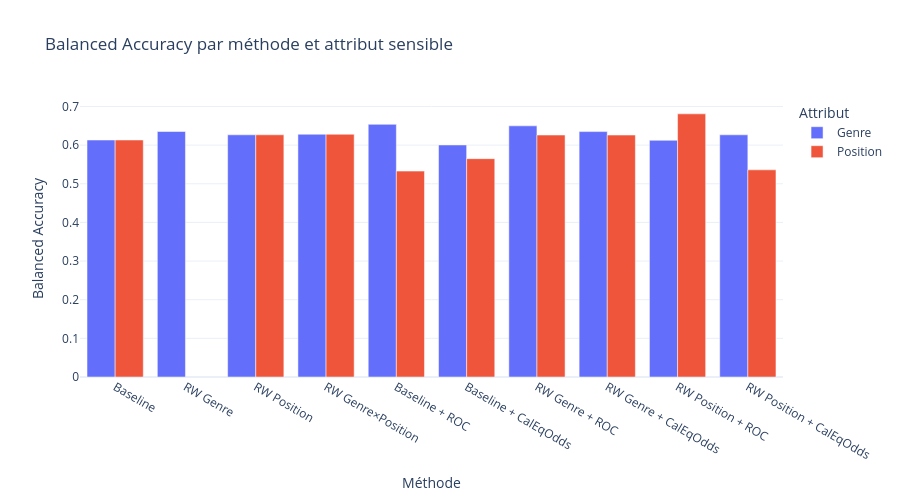
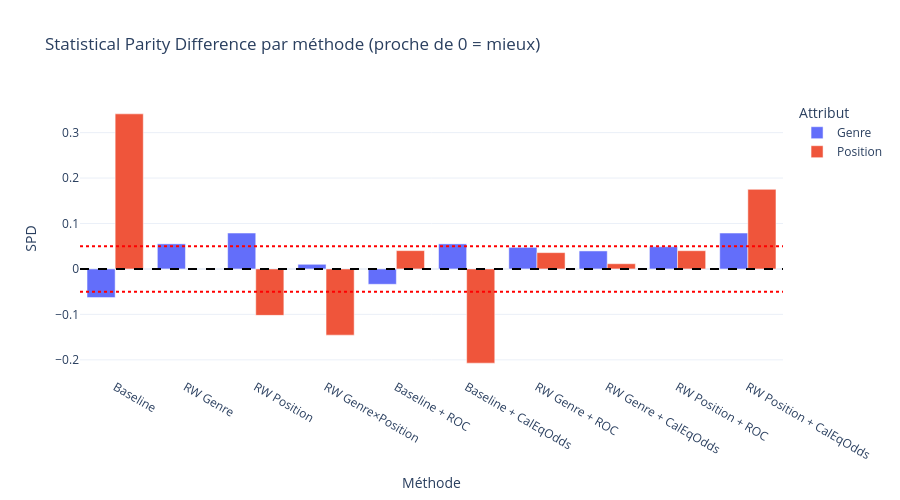
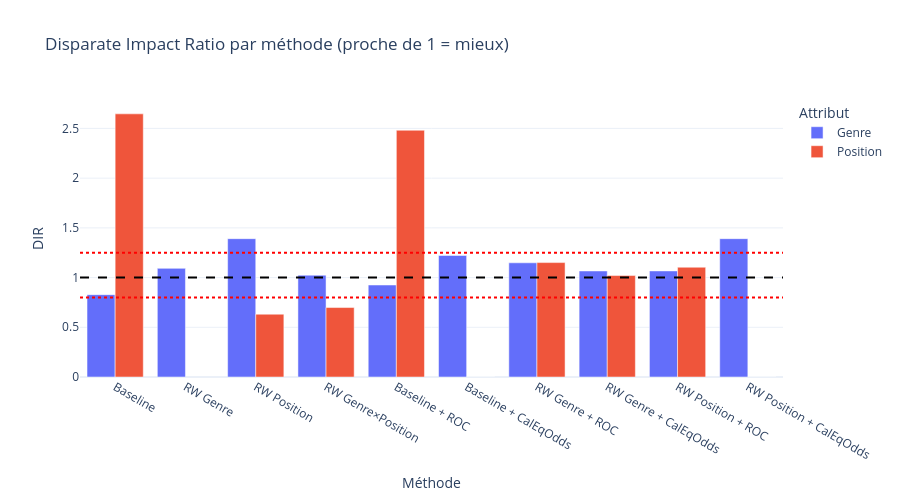

Notebook source saved alongside these figures, in order:
### Code cell
# === Visualisation comparative multi-attributs ===
if 'df_compare' not in globals():
    raise RuntimeError("df_compare absent. Exécuter d'abord la cellule 40 (tableau global).")

df_plot = df_compare.copy()

fig1 = px.bar(
    df_plot,
    x='method', y='balanced_accuracy_score',
    color='attr', barmode='group',
    title="Balanced Accuracy par méthode et attribut sensible",
    labels={'balanced_accuracy_score': 'Balanced Accuracy', 'method': 'Méthode', 'attr': 'Attribut'}
)
fig1.update_layout(height=500, template='plotly_white')
fig1.show()

fig2 = px.bar(
    df_plot,
    x='method', y='statistical_parity_difference',
    color='attr', barmode='group',
    title="Statistical Parity Difference par méthode (proche de 0 = mieux)",
    labels={'statistical_parity_difference': 'SPD', 'method': 'Méthode', 'attr': 'Attribut'}
)
fig2.add_hline(y=0, line_dash='dash', line_color='black')
fig2.add_hline(y=0.05, line_dash='dot', line_color='red')
fig2.add_hline(y=-0.05, line_dash='dot', line_color='red')
fig2.update_layout(height=500, template='plotly_white')
fig2.show()

fig3 = px.bar(
    df_plot,
    x='method', y='disparate_impact_ratio',
    color='attr', barmode='group',
    title="Disparate Impact Ratio par méthode (proche de 1 = mieux)",
    labels={'disparate_impact_ratio': 'DIR', 'method': 'Méthode', 'attr': 'Attribut'}
)
fig3.add_hline(y=1.0, line_dash='dash', line_color='black')
fig3.add_hline(y=1.25, line_dash='dot', line_color='red')
fig3.add_hline(y=0.8, line_dash='dot', line_color='red')
fig3.update_layout(height=500, template='plotly_white')
fig3.show()

### Figure 1 — Plotly figure (JSON) as saved in the notebook; plotly's stock layout.template omitted (floating-point values rounded to 4 significant figures)
{"data": [{"alignmentgroup": "True", "hovertemplate": "Attribut=Genre<br>Méthode=%{x}<br>Balanced Accuracy=%{y}<extra></extra>", "legendgroup": "Genre", "marker": {"color": "#636efa", "pattern": {"shape": ""}}, "name": "Genre", "offsetgroup": "Genre", "orientation": "v", "showlegend": true, "textposition": "auto", "type": "bar", "x": ["Baseline", "RW Genre", "RW Position", "RW Genre×Position", "Baseline + ROC", "Baseline + CalEqOdds", "RW Genre + ROC", "RW Genre + CalEqOdds", "RW Position + ROC", "RW Position + CalEqOdds"], "xaxis": "x", "y": [0.6133, 0.6353, 0.6267, 0.6282, 0.6539, 0.6005, 0.6499, 0.6351, 0.6125, 0.6267], "yaxis": "y"}, {"alignmentgroup": "True", "hovertemplate": "Attribut=Position<br>Méthode=%{x}<br>Balanced Accuracy=%{y}<extra></extra>", "legendgroup": "Position", "marker": {"color": "#EF553B", "pattern": {"shape": ""}}, "name": "Position", "offsetgroup": "Position", "orientation": "v", "showlegend": true, "textposition": "auto", "type": "bar", "x": ["Baseline", "RW Position", "RW Genre×Position", "Baseline + ROC", "Baseline + CalEqOdds", "RW Genre + ROC", "RW Genre + CalEqOdds", "RW Position + ROC", "RW Position + CalEqOdds"], "xaxis": "x", "y": [0.6133, 0.6267, 0.6282, 0.5328, 0.565, 0.6262, 0.6261, 0.681, 0.5361], "yaxis": "y"}], "layout": {"barmode": "group", "height": 500, "legend": {"title": {"text": "Attribut"}, "tracegroupgap": 0}, "title": {"text": "Balanced Accuracy par méthode et attribut sensible"}, "xaxis": {"anchor": "y", "domain": [0, 1], "title": {"text": "Méthode"}}, "yaxis": {"anchor": "x", "domain": [0, 1], "title": {"text": "Balanced Accuracy"}}}}

### Figure 2 — Plotly figure (JSON) as saved in the notebook; plotly's stock layout.template omitted (floating-point values rounded to 4 significant figures)
{"data": [{"alignmentgroup": "True", "hovertemplate": "Attribut=Genre<br>Méthode=%{x}<br>SPD=%{y}<extra></extra>", "legendgroup": "Genre", "marker": {"color": "#636efa", "pattern": {"shape": ""}}, "name": "Genre", "offsetgroup": "Genre", "orientation": "v", "showlegend": true, "textposition": "auto", "type": "bar", "x": ["Baseline", "RW Genre", "RW Position", "RW Genre×Position", "Baseline + ROC", "Baseline + CalEqOdds", "RW Genre + ROC", "RW Genre + CalEqOdds", "RW Position + ROC", "RW Position + CalEqOdds"], "xaxis": "x", "y": [-0.06293, 0.05523, 0.07897, 0.01026, -0.03374, 0.05516, 0.04754, 0.03964, 0.04895, 0.07897], "yaxis": "y"}, {"alignmentgroup": "True", "hovertemplate": "Attribut=Position<br>Méthode=%{x}<br>SPD=%{y}<extra></extra>", "legendgroup": "Position", "marker": {"color": "#EF553B", "pattern": {"shape": ""}}, "name": "Position", "offsetgroup": "Position", "orientation": "v", "showlegend": true, "textposition": "auto", "type": "bar", "x": ["Baseline", "RW Position", "RW Genre×Position", "Baseline + ROC", "Baseline + CalEqOdds", "RW Genre + ROC", "RW Genre + CalEqOdds", "RW Position + ROC", "RW Position + CalEqOdds"], "xaxis": "x", "y": [0.3413, -0.1021, -0.1456, 0.04031, -0.2073, 0.03592, 0.01152, 0.04015, 0.1751], "yaxis": "y"}], "layout": {"barmode": "group", "height": 500, "legend": {"title": {"text": "Attribut"}, "tracegroupgap": 0}, "shapes": [{"line": {"color": "black", "dash": "dash"}, "type": "line", "x0": 0, "x1": 1, "xref": "x domain", "y0": 0, "y1": 0, "yref": "y"}, {"line": {"color": "red", "dash": "dot"}, "type": "line", "x0": 0, "x1": 1, "xref": "x domain", "y0": 0.05, "y1": 0.05, "yref": "y"}, {"line": {"color": "red", "dash": "dot"}, "type": "line", "x0": 0, "x1": 1, "xref": "x domain", "y0": -0.05, "y1": -0.05, "yref": "y"}], "title": {"text": "Statistical Parity Difference par méthode (proche de 0 = mieux)"}, "xaxis": {"anchor": "y", "domain": [0, 1], "title": {"text": "Méthode"}}, "yaxis": {"anchor": "x", "domain": [0, 1], "title": {"text": "SPD"}}}}

### Figure 3 — Plotly figure (JSON) as saved in the notebook; plotly's stock layout.template omitted (floating-point values rounded to 4 significant figures)
{"data": [{"alignmentgroup": "True", "hovertemplate": "Attribut=Genre<br>Méthode=%{x}<br>DIR=%{y}<extra></extra>", "legendgroup": "Genre", "marker": {"color": "#636efa", "pattern": {"shape": ""}}, "name": "Genre", "offsetgroup": "Genre", "orientation": "v", "showlegend": true, "textposition": "auto", "type": "bar", "x": ["Baseline", "RW Genre", "RW Position", "RW Genre×Position", "Baseline + ROC", "Baseline + CalEqOdds", "RW Genre + ROC", "RW Genre + CalEqOdds", "RW Position + ROC", "RW Position + CalEqOdds"], "xaxis": "x", "y": [0.8282, 1.093, 1.391, 1.024, 0.9253, 1.222, 1.149, 1.066, 1.067, 1.391], "yaxis": "y"}, {"alignmentgroup": "True", "hovertemplate": "Attribut=Position<br>Méthode=%{x}<br>DIR=%{y}<extra></extra>", "legendgroup": "Position", "marker": {"color": "#EF553B", "pattern": {"shape": ""}}, "name": "Position", "offsetgroup": "Position", "orientation": "v", "showlegend": true, "textposition": "auto", "type": "bar", "x": ["Baseline", "RW Position", "RW Genre×Position", "Baseline + ROC", "Baseline + CalEqOdds", "RW Genre + ROC", "RW Genre + CalEqOdds", "RW Position + ROC", "RW Position + CalEqOdds"], "xaxis": "x", "y": [2.647, 0.6317, 0.6986, 2.482, 0.0, 1.151, 1.02, 1.104, 0.0], "yaxis": "y"}], "layout": {"barmode": "group", "height": 500, "legend": {"title": {"text": "Attribut"}, "tracegroupgap": 0}, "shapes": [{"line": {"color": "black", "dash": "dash"}, "type": "line", "x0": 0, "x1": 1, "xref": "x domain", "y0": 1, "y1": 1, "yref": "y"}, {"line": {"color": "red", "dash": "dot"}, "type": "line", "x0": 0, "x1": 1, "xref": "x domain", "y0": 1.25, "y1": 1.25, "yref": "y"}, {"line": {"color": "red", "dash": "dot"}, "type": "line", "x0": 0, "x1": 1, "xref": "x domain", "y0": 0.8, "y1": 0.8, "yref": "y"}], "title": {"text": "Disparate Impact Ratio par méthode (proche de 1 = mieux)"}, "xaxis": {"anchor": "y", "domain": [0, 1], "title": {"text": "Méthode"}}, "yaxis": {"anchor": "x", "domain": [0, 1], "title": {"text": "DIR"}}}}
